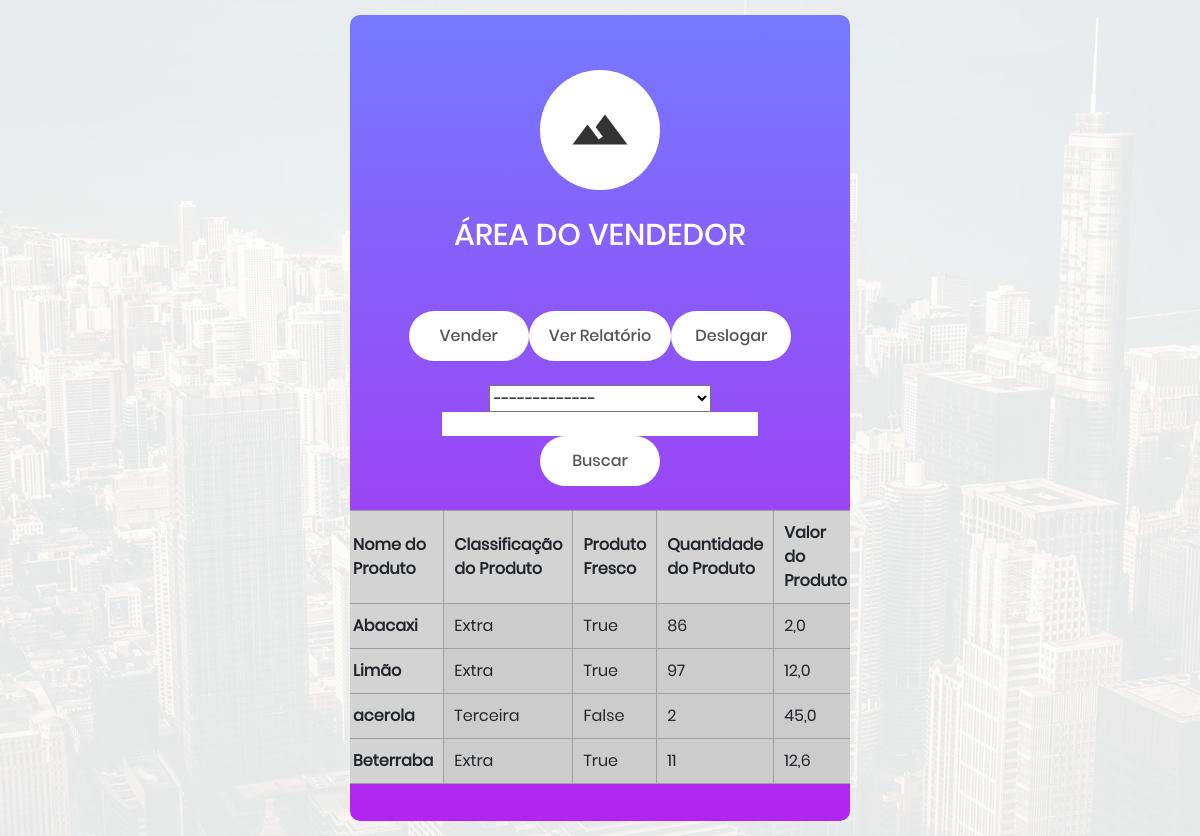
The app's page /vendedor/ with its own data.
### workshop/models.py (models this page shows)
class Fruits(models.Model):
    CLASSIFICATION_CHOICES = {
          "Extra": "extra",
          "Primeira": "primeira",
          "Segunda": "segunda",
          "Terceira": "terceira",
     }
    id = models.AutoField(primary_key=True)
    name = models.CharField(max_length=200)
    clas = models.CharField(max_length = 10, choices = CLASSIFICATION_CHOICES, blank = False, null = False)
    fresh = models.BooleanField()
    quant = models.IntegerField()
    value = models.FloatField()

### workshop/views.py (the view)
# urls.py: path('vendedor/', salesman, name ='salesman'),
def salesman(request):
 fruits = Fruits.objects.all()
 return render(request, "salesman.html", {"fruits":fruits})

### workshop/templates/salesman.html (shortened to what this page needs)
{% load static %}
<!DOCTYPE html>
<html lang="pt-br">
<head>
	<link rel="stylesheet" href="{% static 'css/main.css' %}">
    <link rel="stylesheet" href="{% static 'css/util.css' %}">
	<link rel="stylesheet" type="text/css" href="{% static 'vendor/bootstrap/css/bootstrap.min.css' %}">
	<link rel="stylesheet" type="text/css" href="{% static 'fonts/font-awesome-4.7.0/css/font-awesome.min.css' %}">
	<link rel="stylesheet" type="text/css" href="{% static 'fonts/iconic/css/material-design-iconic-font.min.css' %}">
	<link rel="stylesheet" type="text/css" href="{% static 'vendor/animate/animate.css' %}">
	<link rel="stylesheet" type="text/css" href="{% static 'vendor/css-hamburgers/hamburgers.min.css' %}">
	<link rel="stylesheet" type="text/css" href="{% static 'vendor/animsition/css/animsition.min.css' %}">
	<link rel="stylesheet" type="text/css" href="{% static 'vendor/select2/select2.min.css' %}">
	<link rel="stylesheet" type="text/css" href="{% static 'vendor/daterangepicker/daterangepicker.css' %}">
	<link rel="stylesheet" type="text/css" href="{% static 'css/util.css' %}">
	<link rel="stylesheet" type="text/css" href="{% static 'css/main.css' %}">
</head>
<body>
	<div class="limiter">
		<div class="container-login100" style="background-image: url('{% static 'images/bg-01.jpg' %}');">
			<div class="wrap-login100">
				<form class="login100-form validate-form" method="post" action="{% url 'search' %}">
					<span class="login100-form-logo">
						<i class="zmdi zmdi-landscape"></i>
					</span>
					<span class="login100-form-title p-b-34 p-t-27">
						Área do Vendedor
					</span>
					<br>
					<div class="container-login100-form-btn">
                        <a href="{% url 'sales' %}" class="login100-form-btn">
							Vender
						</a>
						<a href="{% url 'report' %}" class="login100-form-btn">
							Ver Relatório
						</a>
						<a href="{% url 'login' %}" class="login100-form-btn">
							Deslogar
						</a>
					</div>
					<br>
					<div id="divBusca" class="container-login100-form-btn">
						<select name="fruit_type" id="fruit_type" required>
							<option value="" >-------------</option>
					    </select>
						<input type="text" name="txt_fruit" id="txt_fruit" placeholder="Digite o Valor de acordo com o padrão abaixo: " required/>
						<button class="login100-form-btn">
							Buscar
						</button>
					</div>
					<br>
					<div class="container-login100-form-btn">
						<table width="100%" border="1px" bgcolor="#CCC">
							<thead bgcolor="#666666">
								<tr>
									<th scope="col" >Nome do Produto</th>
									<th scope="col">Classificação do Produto</th>
									<th scope="col">Produto Fresco</th>
									<th scope="col">Quantidade do Produto</th>
									<th scope="col">Valor do Produto</th>
								</tr>
							</thead>
							<tbody>
								{% for fruits in fruits %}
								 <tr>
									<th scope="row" value="{{fruits.name}}">{{fruits.name}}</th>
									<td value="{{fruits.clas}}">{{fruits.clas}}</td>
									<td value="{{fruits.fresh}}">{{fruits.fresh}}</td>
									<td value="{{fruits.quant}}">{{fruits.quant}}</td>
									<td value="{{fruits.value}}">{{fruits.value}}</td>
								 </tr>
								{% endfor %}
							</tbody>
						</table>
					</div>
				</form>
			</div>
		</div>
	</div>
</body>
</html>

### workshop/static/css/main.css (style rules this page uses)
* { margin: 0px; padding: 0px; box-sizing: border-box; }
body, html { height: 100%; font-family: Poppins-Regular, sans-serif; }
a { font-family: Poppins-Regular; font-size: 14px; line-height: 1.7; color: #666666; margin: 0px; transition: all 0.4s; -webkit-transition: all 0.4s; -o-transition: all 0.4s; -moz-transition: all 0.4s; }
input { outline: none; border: none; }
button { outline: none !important; border: none; background: transparent; }
.limiter { width: 100%; margin: 0 auto; }
.container-login100 { width: 100%; min-height: 100vh; display: -webkit-box; display: -webkit-flex; display: -moz-box; display: -ms-flexbox; display: flex; flex-wrap: wrap; justify-content: center; align-items: center; padding: 15px; background-repeat: no-repeat; background-position: center; background-size: cover; position: relative; z-index: 1; }
.container-login100::before { content: ""; display: block; position: absolute; z-index: -1; width: 100%; height: 100%; top: 0; left: 0; background-color: rgba(255,255,255,0.9); }
.wrap-login100 { width: 500px; border-radius: 10px; overflow: hidden; padding: 55px 55px 37px 55px; background: #9152f8; background: -webkit-linear-gradient(top, #7579ff, #b224ef); background: -o-linear-gradient(top, #7579ff, #b224ef); background: -moz-linear-gradient(top, #7579ff, #b224ef); background: linear-gradient(top, #7579ff, #b224ef); }
.login100-form { width: 100%; }
.login100-form-logo { font-size: 60px; color: #333333; display: -webkit-box; display: -webkit-flex; display: -moz-box; display: -ms-flexbox; display: flex; justify-content: center; align-items: center; width: 120px; height: 120px; border-radius: 50%; background-color: #fff; margin: 0 auto; }
.login100-form-title { font-family: Poppins-Medium; font-size: 30px; color: #fff; line-height: 1.2; text-align: center; text-transform: uppercase; display: block; }
.container-login100-form-btn { width: 100%; display: -webkit-box; display: -webkit-flex; display: -moz-box; display: -ms-flexbox; display: flex; flex-wrap: wrap; justify-content: center; }
.login100-form-btn { font-family: Poppins-Medium; font-size: 16px; color: #555555; line-height: 1.2; display: -webkit-box; display: -webkit-flex; display: -moz-box; display: -ms-flexbox; display: flex; justify-content: center; align-items: center; padding: 0 20px; min-width: 120px; height: 50px; border-radius: 25px; background: #9152f8; background: -webkit-linear-gradient(bottom, #7579ff, #b224ef); background: -o-linear-gradient(bottom, #7579ff, #b224ef); background: -moz-linear-gradient(bottom, #7579ff, #b224ef); background: linear-gradient(bottom, #7579ff, #b224ef); position: relative; z-index: 1; -webkit-transition: all 0.4s; -o-transition: all 0.4s; -moz-transition: all 0.4s; transition: all 0.4s; }
.login100-form-btn::before { content: ""; display: block; position: absolute; z-index: -1; width: 100%; height: 100%; border-radius: 25px; background-color: #fff; top: 0; left: 0; opacity: 1; -webkit-transition: all 0.4s; -o-transition: all 0.4s; -moz-transition: all 0.4s; transition: all 0.4s; }
.table1, th, td { border-collapse: collapse; padding: 10px; text-align: left; border: 1px solid rgb(160 160 160); }
th { background-color: lightgray; }

### records on screen
Fruits: name "Abacaxi", clas "Extra", fresh "True", quant "86", value "2,0"
Fruits: name "Limão", clas "Extra", fresh "True", quant "97", value "12,0"
Fruits: name "acerola", clas "Terceira", fresh "False", quant "2", value "45,0"
Fruits: name "Beterraba", clas "Extra", fresh "True", quant "11", value "12,6"
